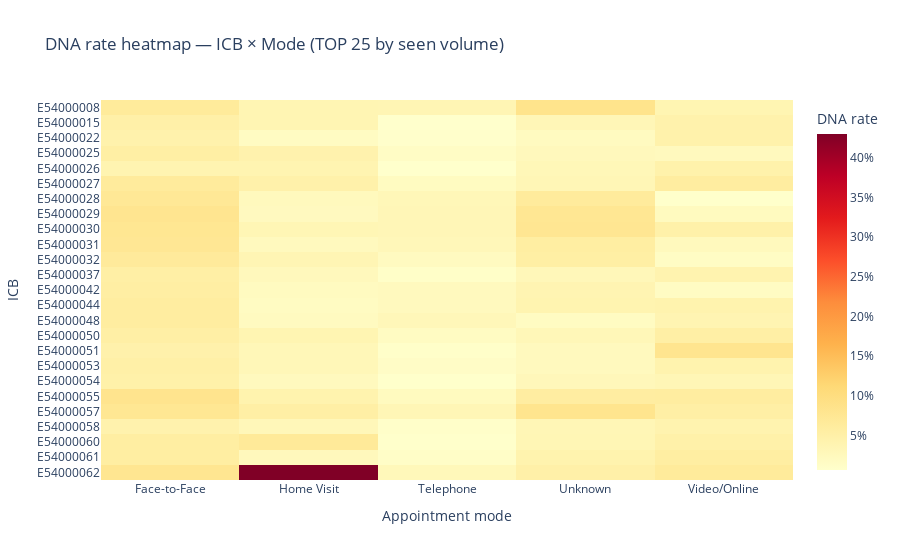

Notebook source saved alongside this figure:
### Markdown cell above
### 🧠 Key Insight
DNA rates generally increase as the wait time between booking and the appointment lengthens, with notable differences between appointment modes.

### 🔍 What This Tells Us
- **Face-to-Face** shows the steepest rise, from ~2% (same day) to over 12% (29–60 days).  
- **Home Visits** start relatively high (~4%) and climb steadily to ~8%.  
- **Telephone** consistently has the lowest DNA rates, rising only slightly from ~1.5% to ~4% across all wait times.  
- **Video/Online** DNA rates rise sharply between same-day and 15–21 days, plateauing afterwards.  
- **Unknown** mode follows a similar upward trend to Face-to-Face but at slightly lower levels.

### ✅ Implications & Recommendations
- **Prioritise shorter wait times** for Face-to-Face and Home Visit bookings to reduce DNAs.  
- **Leverage Telephone appointments** for patients at higher risk of non-attendance, especially when long waits are unavoidable.  
- Monitor and review **Video/Online booking processes**, as mid-range wait times (8–21 days) see notable spikes in DNAs.

### Code cell
# pick top ICBs by seen volume
icb_seen = seen_base(AR, ["icb_ons_name"]).sort_values("seen_total", ascending=False)
top_icbs = icb_seen["icb_ons_name"].head(25).tolist()

heat = seen_base(AR[AR["icb_ons_name"].isin(top_icbs)], ["icb_ons_name","appointment_mode"])

mat = heat.pivot(index="icb_ons_name", columns="appointment_mode", values="dna_rate_seen")

fig = px.imshow(
    mat, aspect="auto", color_continuous_scale="YlOrRd",
    title="DNA rate heatmap — ICB × Mode (TOP 25 by seen volume)"
)
fig.update_xaxes(title="Appointment mode")
fig.update_yaxes(title="ICB")
# set colorbar tick format correctly:
fig.update_layout(coloraxis_colorbar=dict(title="DNA rate", tickformat=".0%"))
fig.show()

### Figure 1 — Plotly figure (JSON) as saved in the notebook; plotly's stock layout.template omitted (floating-point values rounded to 4 significant figures)
{"data": [{"coloraxis": "coloraxis", "hovertemplate": "appointment_mode: %{x}<br>icb_ons_name: %{y}<br>color: %{z}<extra></extra>", "name": "0", "type": "heatmap", "x": ["Face-to-Face", "Home Visit", "Telephone", "Unknown", "Video/Online"], "xaxis": "x", "y": ["E54000008", "E54000015", "E54000022", "E54000025", "E54000026", "E54000027", "E54000028", "E54000029", "E54000030", "E54000031", "E54000032", "E54000037", "E54000042", "E54000044", "E54000048", "E54000050", "E54000051", "E54000053", "E54000054", "E54000055", "E54000057", "E54000058", "E54000060", "E54000061", "E54000062"], "yaxis": "y", "z": [[0.06524, 0.03675, 0.03473, 0.08404, 0.03701], [0.04952, 0.03615, 0.006464, 0.03159, 0.04496], [0.04465, 0.0186, 0.007935, 0.0212, 0.04561], [0.05419, 0.04385, 0.01427, 0.02592, 0.02258], [0.03872, 0.03914, 0.006287, 0.03062, 0.04572], [0.06388, 0.04743, 0.01914, 0.0328, 0.05895], [0.07155, 0.02394, 0.0299, 0.06397, 0.007544], [0.07942, 0.02252, 0.03194, 0.07541, 0.02168], [0.0763, 0.03347, 0.03193, 0.07752, 0.04869], [0.07404, 0.02299, 0.02903, 0.05645, 0.02485], [0.06595, 0.0354, 0.02076, 0.05433, 0.01576], [0.05332, 0.02601, 0.01061, 0.02938, 0.04152], [0.05536, 0.02125, 0.02335, 0.03794, 0.01752], [0.05931, 0.01884, 0.02314, 0.03993, 0.04256], [0.05942, 0.02128, 0.02907, 0.01826, 0.03759], [0.05286, 0.0371, 0.01856, 0.03005, 0.05272], [0.04655, 0.03055, 0.01021, 0.02303, 0.08048], [0.05049, 0.03068, 0.01395, 0.02295, 0.04185], [0.04787, 0.02339, 0.007414, 0.02849, 0.03282], [0.08257, 0.04217, 0.02231, 0.05828, 0.05963], [0.07611, 0.05302, 0.03325, 0.08154, 0.05338], [0.04418, 0.02925, 0.01024, 0.0325, 0.04114], [0.05666, 0.0678, 0.007723, 0.0339, 0.0483], [0.05636, 0.02613, 0.01226, 0.04192, 0.0568], [0.07788, 0.43, 0.0279, 0.04931, 0.06552]]}], "layout": {"coloraxis": {"colorbar": {"tickformat": ".0%", "title": {"text": "DNA rate"}}, "colorscale": [[0, "rgb(255,255,204)"], [0.125, "rgb(255,237,160)"], [0.25, "rgb(254,217,118)"], [0.375, "rgb(254,178,76)"], [0.5, "rgb(253,141,60)"], [0.625, "rgb(252,78,42)"], [0.75, "rgb(227,26,28)"], [0.875, "rgb(189,0,38)"], [1, "rgb(128,0,38)"]]}, "title": {"text": "DNA rate heatmap — ICB × Mode (TOP 25 by seen volume)"}, "xaxis": {"anchor": "y", "domain": [0, 1], "title": {"text": "Appointment mode"}}, "yaxis": {"anchor": "x", "autorange": "reversed", "domain": [0, 1], "title": {"text": "ICB"}}}}
